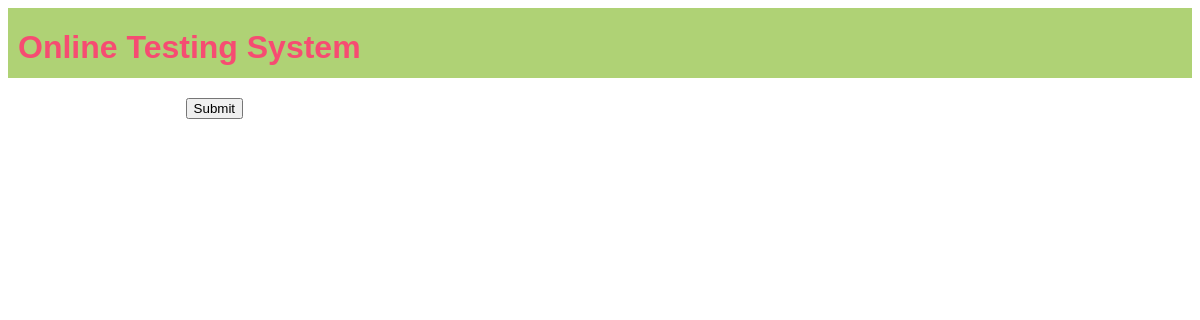
The app's page /OTS/test-paper?n=5, older data.
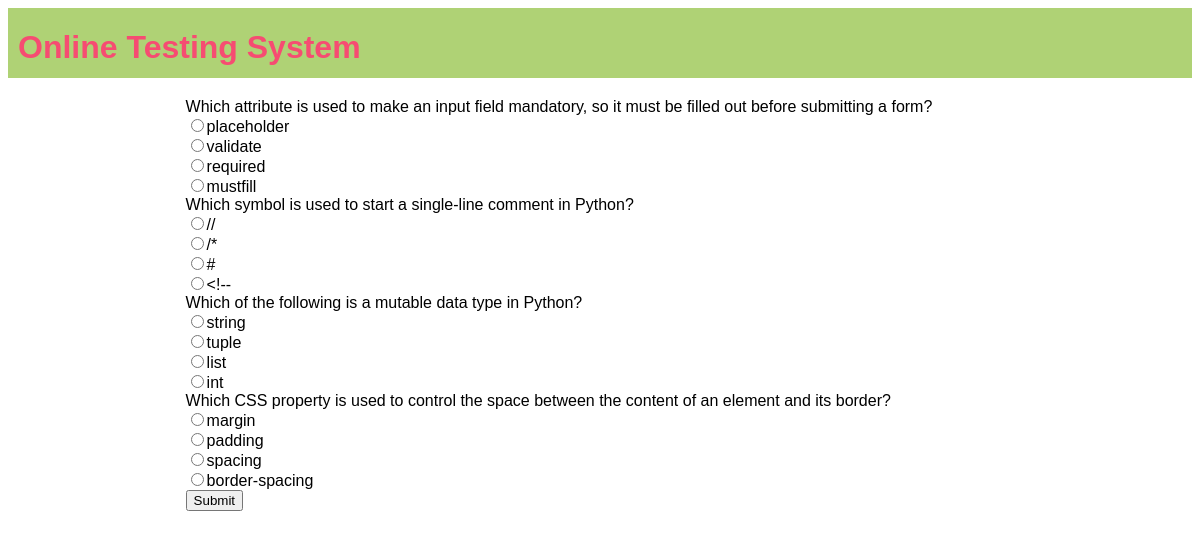
The same page, newer data.
### OTS/models.py (models this page shows)
class Question(models.Model):
    qid=models.BigAutoField(primary_key=True,auto_created=True)
    que=models.TextField()
    a=models.CharField(max_length=255)
    b=models.CharField(max_length=255)
    c=models.CharField(max_length=255)
    d=models.CharField(max_length=255)
    ans=models.CharField(max_length=2)

### OTS/views.py (the view)
# urls.py: path('test-paper',testPaper,name='testPaper'),
def testPaper(request):
    if 'name' not in request.session.keys():
        res=HttpResponseRedirect("login")
    n=int(request.GET['n'])
    question_pool=list(Question.objects.all())
    random.shuffle(question_pool)
    questions_list=question_pool[:n]
    context={'questions':questions_list}
    res=render(request,'test_paper.html',context)
    return res

### OTS/templates/test_paper.html (shortened to what this page needs)
{% extends 'main.html'%}
{% block content %}
<form action="{% url 'OTS:calculateTest' %}" method="post">
    {% for question in questions%}
    <div class="question">
        {{question.que}}
    </div>
    <div class="options">
        <input type="radio" name="q{{question.qid}}" value="a" >{{question.a}}
    </div>
    <div class="options">
        <input type="radio" name="q{{question.qid}}" value="b" >{{question.b}}
    </div>
    <div class="options">
        <input type="radio" name="q{{question.qid}}" value="c" >{{question.c}}
    </div>
    <div class="options">
        <input type="radio" name="q{{question.qid}}" value="d" >{{question.d}}
    </div>
    {% endfor %}
    <div><input type="submit" value="Submit"></div>
</form>
{% endblock %}

Row changes from the older to the newer data that the page shows:
added Question: que "Which attribute is used to make an input field mandatory, so it must be filled out before submitting a form?", a "placeholder", b "validate", c "required", d "mustfill"
added Question: que "Which symbol is used to start a single-line comment in Python?", a "//", b "/*", c "#", d "<!--"
added Question: que "Which of the following is a mutable data type in Python?", a "string", b "tuple", c "list", d "int"
added Question: que "Which CSS property is used to control the space between the content of an element and its border?", a "margin", b "padding", c "spacing", d "border-spacing"
